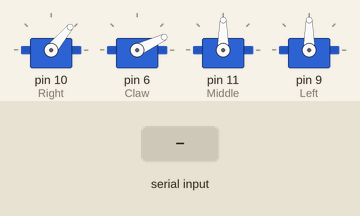
Recording of a sketch running on a simulated Arduino Uno, built with avr-gcc and run on an emulated ATmega328P. Shown: 4 × servo. The test bench sets the inputs (shaded band).

Above: at 1.2 s.
1.3 s: "L" received over Serial
At 2.3 s:
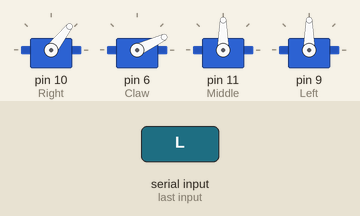
2.8 s: "U" received over Serial
At 3.5 s:
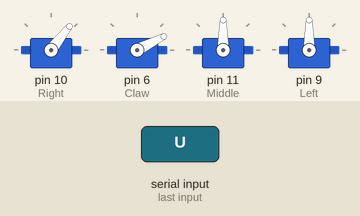
Timing chart, 0 to 5.8 s (numbered marks = the images above; inputs shaded):
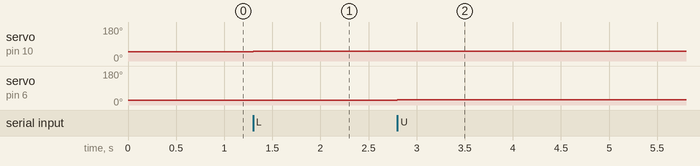

The sketch:

ServoMover.ino
```cpp
#include <Servo.h>

Servo Right, Claw, Middle, Left;

char incomingByte;
int MyPosition1 = 50;
int MyPosition2 = 25;
int MyPosition3 = 90;
int MyPosition4 = 90;

void setup() {
  Right.attach(10);
  Claw.attach(6);
  Middle.attach(11);
  Left.attach(9);
  Right.write(MyPosition1);
  Claw.write(MyPosition2);
  Middle.write(MyPosition3);
  Left.write(MyPosition4);

  Serial.begin(9600);
}

void loop() {

  if (Serial.available() > 0) {

    incomingByte = Serial.read();

    if(incomingByte == 'L') {
      MyPosition1 = MyPosition1 + 2;
      Right.write(MyPosition1);
      Serial.flush();
    }

    else if(incomingByte == 'U') {
      MyPosition2 = MyPosition2 + 2;
      Claw.write(MyPosition2);
      Serial.flush();
    }

     else if(incomingByte == 'Z') {
      MyPosition3 = MyPosition3 + 2;
      Middle.write(MyPosition3);
      Serial.flush();
    }

     else if(incomingByte == 'A') {
      MyPosition4 = MyPosition4 + 2;
      Left.write(MyPosition4);
      Serial.flush();
    }

    else if(incomingByte == 'R') {
      MyPosition1 = MyPosition1 - 2;
      Right.write(MyPosition1);
      Serial.flush();
    }

    else if(incomingByte == 'D') {
      MyPosition2 = MyPosition2 - 2;
      Claw.write(MyPosition2);
      Serial.flush();
    }

    else if(incomingByte == 'X') {
      MyPosition3 = MyPosition3 - 2;
      Middle.write(MyPosition3);
      Serial.flush();
    }

    else if(incomingByte == 'S') {
      MyPosition4 = MyPosition4 - 2;
      Left.write(MyPosition4);
      Serial.flush();
    }

    delay(100);
    Serial.flush();

  } // if (Serial.available() > 0)

} // void loop()
```

Measured:
- after the input at 1.3 s, servo on pin 10 (Right): 50° → 52° at once
- after the input at 2.8 s, servo on pin 6 (Claw): 25° → 27° at once
